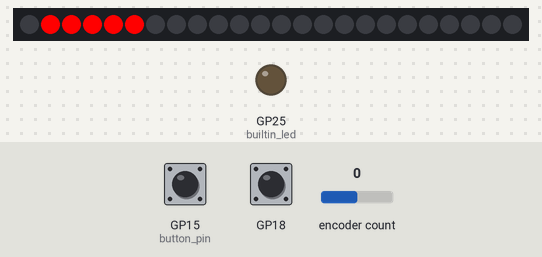
A program run on a simulated Raspberry Pi Pico running MicroPython. Shown: 24 RGB LEDs in strip order, left to right, output pins drawn as LEDs (lit = HIGH). The test bench sets the inputs (shaded band); at power-on: GP15 (button_pin) LOW, GP18 HIGH, encoder count 0.

Above: at 1.2 s.
1.3 s: GP15 (button_pin) pulled HIGH for 3 s
At 5.5 s:
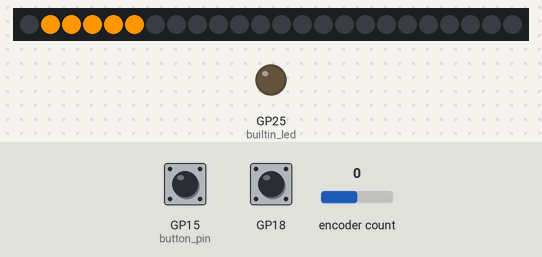
33.9 s: GP15 (button_pin) pulled HIGH for 3 s
At 37.5 s:
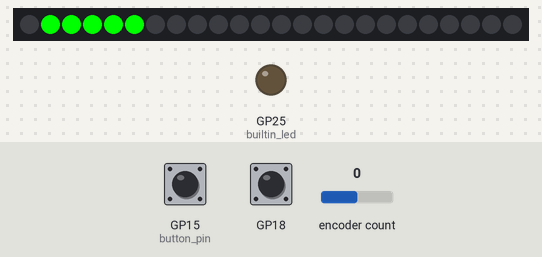
66.5 s: GP15 (button_pin) pulled HIGH for 3 s
At 70.7 s:
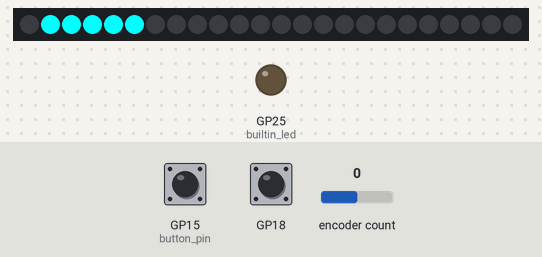
Timing chart, 0 to 72.2 s (numbered marks = the images above; inputs shaded):
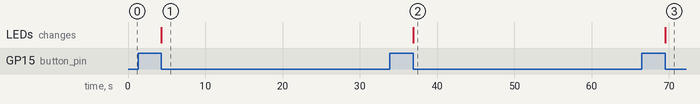

Measured:
- after the input at 1.3 s, the LEDs: change after 3.0 s (image 1)
- after the input at 33.9 s, the LEDs: change after 3.0 s (image 2)
- after the input at 66.5 s, the LEDs: change after 3.0 s (image 3)

The program:

neopixel-ring-rotary-spin-colors.py
```python
from machine import Pin
from rotary import Rotary
from neopixel import NeoPixel
from utime import sleep, ticks_ms

NEOPIXEL_PIN = 22
NUMBER_PIXELS = 24
strip = NeoPixel(machine.Pin(NEOPIXEL_PIN), NUMBER_PIXELS)

# GPIO Pins 16 and 17 are for the encoder pins. 22 is the button press switch.
# GPIO Pins 16 and 17 are for the encoder pins. 18 is the button press switch.
ENCODER_A = 16
ENCODER_B = 17
SWITCH = 18
rotary = Rotary(ENCODER_A, ENCODER_B, SWITCH)

brightness = 255
red = (brightness, 0, 0)
green = (0, brightness, 0)
blue = (0, 0, brightness)

# connect to one end of the button to this pin and the other to 3.3V
BUTTON_PIN = 15

button_presses = 0 # the count of times the button has been pressed
last_time = 0 # the last time we pressed the button

builtin_led = machine.Pin(25, Pin.OUT)
# The lower left corner of the Pico has a wire that goes through the buttons upper left and the lower right goes to the 3.3 rail
button_pin = machine.Pin(BUTTON_PIN, machine.Pin.IN, machine.Pin.PULL_DOWN)

BLACK = (0, 0, 0)
RED = (255, 0, 0)
YELLOW = (255, 150, 0)
GREEN = (0, 255, 0)
CYAN = (0, 255, 255)
BLUE = (0, 0, 255)
PURPLE = (180, 0, 255)
WHITE = (255, 255, 255)
color_list = (RED, YELLOW, GREEN, CYAN, BLUE, PURPLE, WHITE)
current_color = 0
color_count = len(color_list)

last_time = 0
# This function gets called every time the button is pressed.  The parameter "pin" is not used.
def button_pressed_handler(pin):
    global current_color, last_time
    new_time = ticks_ms()
    # if it has been more that 1/5 of a second since the last event, we have a new event
    if (new_time - last_time) > 100:
        current_color += 1
        current_color = current_color % color_count
        draw_bar(val, width, color_list[current_color])
        last_time = new_time

# now we register the handler function when the button is pressed
button_pin.irq(trigger=machine.Pin.IRQ_FALLING, handler = button_pressed_handler)


# value of the rotery encoder
val = 0
# width of the color band
width = 5

def rotary_changed(change):
    global val, width
    if change == Rotary.ROT_CW:
        val = val + 1
        val = val % NUMBER_PIXELS
        print(val)
    elif change == Rotary.ROT_CCW:
        val = val - 1
        val = val % NUMBER_PIXELS
        print(val)
    elif change == Rotary.SW_PRESS:
        width += 1
        width = width % 12
        draw_bar(val, width, color_list[current_color])
        print('new width:', width)
    elif change == Rotary.SW_RELEASE:
        pass
        # print('RELEASE')

rotary.add_handler(rotary_changed)

def wheel(pos):
    # Input a value 0 to 255 to get a color value.
    # The colors are a transition r - g - b - back to r.
    if pos < 0 or pos > 255:
        return (0, 0, 0)
    if pos < 85:
        return (255 - pos * 3, pos * 3, 0)
    if pos < 170:
        pos -= 85
        return (0, 255 - pos * 3, pos * 3)
    pos -= 170
    return (pos * 3, 0, 255 - pos * 3)

def draw_bar(start, width, color):
    global strip
    if start > 0:
        strip[start % NUMBER_PIXELS] = (0,0,0)
    end = start + width + 1
    for i in range(start+1, end):
        strip[i % NUMBER_PIXELS] = color
    if end < NUMBER_PIXELS:
        strip[end % NUMBER_PIXELS] = (0,0,0)
    strip.write()


current_val = 0
draw_bar(0, width, color_list[current_color], )
while True:
    # draw only on a change
    if val != current_val:
        print('drawing at', val, 'width=', width)
        draw_bar(val, width, color_list[current_color])
        current_val = val
```
